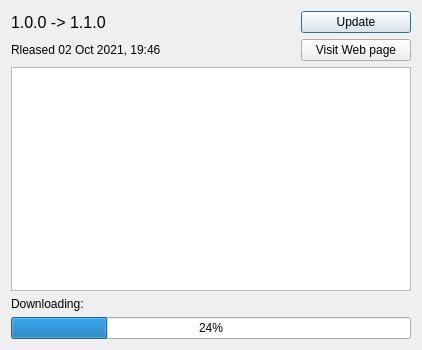
<?xml version="1.0" encoding="UTF-8"?>
<ui version="4.0">
 <class>UpdateDialog</class>
 <widget class="QDialog" name="UpdateDialog">
  <property name="geometry">
   <rect>
    <x>0</x>
    <y>0</y>
    <width>422</width>
    <height>350</height>
   </rect>
  </property>
  <property name="windowTitle">
   <string>Update available</string>
  </property>
  <layout class="QVBoxLayout" name="verticalLayout">
   <item>
    <layout class="QHBoxLayout" name="hlTop" stretch="3,1">
     <item>
      <layout class="QVBoxLayout" name="vlTopLabels">
       <item>
        <widget class="QLabel" name="lblVersions">
         <property name="sizePolicy">
          <sizepolicy hsizetype="Preferred" vsizetype="Preferred">
           <horstretch>0</horstretch>
           <verstretch>0</verstretch>
          </sizepolicy>
         </property>
         <property name="font">
          <font>
           <pointsize>12</pointsize>
           <weight>50</weight>
           <bold>false</bold>
          </font>
         </property>
         <property name="text">
          <string>1.0.0 -&gt; 1.1.0</string>
         </property>
        </widget>
       </item>
       <item>
        <widget class="QLabel" name="lblReleaseDate">
         <property name="text">
          <string>Rleased 02 Oct 2021, 19:46</string>
         </property>
        </widget>
       </item>
      </layout>
     </item>
     <item>
      <layout class="QVBoxLayout" name="vlTopButtons">
       <item>
        <widget class="QPushButton" name="btnUpdate">
         <property name="sizePolicy">
          <sizepolicy hsizetype="Minimum" vsizetype="Fixed">
           <horstretch>0</horstretch>
           <verstretch>0</verstretch>
          </sizepolicy>
         </property>
         <property name="minimumSize">
          <size>
           <width>110</width>
           <height>0</height>
          </size>
         </property>
         <property name="maximumSize">
          <size>
           <width>130</width>
           <height>16777215</height>
          </size>
         </property>
         <property name="text">
          <string>Update</string>
         </property>
        </widget>
       </item>
       <item>
        <widget class="QPushButton" name="btnWeb">
         <property name="sizePolicy">
          <sizepolicy hsizetype="Minimum" vsizetype="Fixed">
           <horstretch>0</horstretch>
           <verstretch>0</verstretch>
          </sizepolicy>
         </property>
         <property name="minimumSize">
          <size>
           <width>110</width>
           <height>0</height>
          </size>
         </property>
         <property name="maximumSize">
          <size>
           <width>130</width>
           <height>16777215</height>
          </size>
         </property>
         <property name="text">
          <string>Visit Web page</string>
         </property>
        </widget>
       </item>
      </layout>
     </item>
    </layout>
   </item>
   <item>
    <widget class="QTextEdit" name="txtReleaseNotes">
     <property name="minimumSize">
      <size>
       <width>400</width>
       <height>200</height>
      </size>
     </property>
     <property name="font">
      <font>
       <pointsize>10</pointsize>
       <stylestrategy>PreferAntialias</stylestrategy>
      </font>
     </property>
    </widget>
   </item>
   <item>
    <widget class="QLabel" name="lblStatus">
     <property name="text">
      <string>Downloading:</string>
     </property>
    </widget>
   </item>
   <item>
    <widget class="QProgressBar" name="progressBar">
     <property name="value">
      <number>24</number>
     </property>
    </widget>
   </item>
  </layout>
 </widget>
 <resources/>
 <connections/>
</ui>
